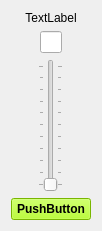
          <widget class="QWidget" name="layoutWidget_33">
           <property name="geometry">
            <rect>
             <x>20</x>
             <y>20</y>
             <width>91</width>
             <height>231</height>
            </rect>
           </property>
           <layout class="QVBoxLayout" name="verticalLayout0_6">
            <item>
             <widget class="QLabel" name="NameLaser_35">
              <property name="text">
               <string>TextLabel</string>
              </property>
              <property name="alignment">
               <set>Qt::AlignCenter</set>
              </property>
             </widget>
            </item>
            <item>
             <layout class="QHBoxLayout" name="horizontalLayout_82" stretch="0,0,0">
              <property name="spacing">
               <number>0</number>
              </property>
              <item>
               <spacer name="horizontalSpacer_101">
                <property name="orientation">
                 <enum>Qt::Horizontal</enum>
                </property>
                <property name="sizeHint" stdset="0">
                 <size>
                  <width>40</width>
                  <height>20</height>
                 </size>
                </property>
               </spacer>
              </item>
              <item>
               <widget class="QLineEdit" name="EditIntensity_Laser_25">
                <property name="maximumSize">
                 <size>
                  <width>30</width>
                  <height>16777215</height>
                 </size>
                </property>
                <property name="alignment">
                 <set>Qt::AlignCenter</set>
                </property>
               </widget>
              </item>
              <item>
               <spacer name="horizontalSpacer_102">
                <property name="orientation">
                 <enum>Qt::Horizontal</enum>
                </property>
                <property name="sizeHint" stdset="0">
                 <size>
                  <width>40</width>
                  <height>20</height>
                 </size>
                </property>
               </spacer>
              </item>
             </layout>
            </item>
            <item>
             <layout class="QHBoxLayout" name="horizontalLayout_83">
              <property name="topMargin">
               <number>0</number>
              </property>
              <item>
               <spacer name="horizontalSpacer_103">
                <property name="orientation">
                 <enum>Qt::Horizontal</enum>
                </property>
                <property name="sizeHint" stdset="0">
                 <size>
                  <width>40</width>
                  <height>20</height>
                 </size>
                </property>
               </spacer>
              </item>
              <item>
               <widget class="QSlider" name="SliderLaser_25">
                <property name="orientation">
                 <enum>Qt::Vertical</enum>
                </property>
                <property name="tickPosition">
                 <enum>QSlider::TicksBothSides</enum>
                </property>
                <property name="tickInterval">
                 <number>10</number>
                </property>
               </widget>
              </item>
              <item>
               <spacer name="horizontalSpacer_104">
                <property name="orientation">
                 <enum>Qt::Horizontal</enum>
                </property>
                <property name="sizeHint" stdset="0">
                 <size>
                  <width>40</width>
                  <height>20</height>
                 </size>
                </property>
               </spacer>
              </item>
             </layout>
            </item>
            <item>
             <widget class="QPushButton" name="PushLaser_25">
              <property name="palette">
               <palette>
                <active>
                 <colorrole role="WindowText">
                  <brush brushstyle="SolidPattern">
                   <color alpha="255">
                    <red>0</red>
                    <green>0</green>
                    <blue>0</blue>
                   </color>
                  </brush>
                 </colorrole>
                 <colorrole role="Button">
                  <brush brushstyle="SolidPattern">
                   <color alpha="255">
                    <red>170</red>
                    <green>255</green>
                    <blue>0</blue>
                   </color>
                  </brush>
                 </colorrole>
                 <colorrole role="Light">
                  <brush brushstyle="SolidPattern">
                   <color alpha="255">
                    <red>213</red>
                    <green>255</green>
                    <blue>127</blue>
                   </color>
                  </brush>
                 </colorrole>
                 <colorrole role="Midlight">
                  <brush brushstyle="SolidPattern">
                   <color alpha="255">
                    <red>191</red>
                    <green>255</green>
                    <blue>63</blue>
                   </color>
                  </brush>
                 </colorrole>
                 <colorrole role="Dark">
                  <brush brushstyle="SolidPattern">
                   <color alpha="255">
                    <red>85</red>
                    <green>127</green>
                    <blue>0</blue>
                   </color>
                  </brush>
                 </colorrole>
                 <colorrole role="Mid">
                  <brush brushstyle="SolidPattern">
                   <color alpha="255">
                    <red>113</red>
                    <green>170</green>
                    <blue>0</blue>
                   </color>
                  </brush>
                 </colorrole>
                 <colorrole role="Text">
                  <brush brushstyle="SolidPattern">
                   <color alpha="255">
                    <red>0</red>
                    <green>0</green>
                    <blue>0</blue>
                   </color>
                  </brush>
                 </colorrole>
                 <colorrole role="BrightText">
                  <brush brushstyle="SolidPattern">
                   <color alpha="255">
                    <red>255</red>
                    <green>255</green>
                    <blue>255</blue>
                   </color>
                  </brush>
                 </colorrole>
                 <colorrole role="ButtonText">
                  <brush brushstyle="SolidPattern">
                   <color alpha="255">
                    <red>0</red>
                    <green>0</green>
                    <blue>0</blue>
                   </color>
                  </brush>
                 </colorrole>
                 <colorrole role="Base">
                  <brush brushstyle="SolidPattern">
                   <color alpha="255">
                    <red>255</red>
                    <green>255</green>
                    <blue>255</blue>
                   </color>
                  </brush>
                 </colorrole>
                 <colorrole role="Window">
                  <brush brushstyle="SolidPattern">
                   <color alpha="255">
                    <red>170</red>
                    <green>255</green>
                    <blue>0</blue>
                   </color>
                  </brush>
                 </colorrole>
                 <colorrole role="Shadow">
                  <brush brushstyle="SolidPattern">
                   <color alpha="255">
                    <red>0</red>
                    <green>0</green>
                    <blue>0</blue>
                   </color>
                  </brush>
                 </colorrole>
                 <colorrole role="AlternateBase">
                  <brush brushstyle="SolidPattern">
                   <color alpha="255">
                    <red>212</red>
                    <green>255</green>
                    <blue>127</blue>
                   </color>
                  </brush>
                 </colorrole>
                 <colorrole role="ToolTipBase">
                  <brush brushstyle="SolidPattern">
                   <color alpha="255">
                    <red>255</red>
                    <green>255</green>
                    <blue>220</blue>
                   </color>
                  </brush>
                 </colorrole>
                 <colorrole role="ToolTipText">
                  <brush brushstyle="SolidPattern">
                   <color alpha="255">
                    <red>0</red>
                    <green>0</green>
                    <blue>0</blue>
                   </color>
                  </brush>
                 </colorrole>
                </active>
                <inactive>
                 <colorrole role="WindowText">
                  <brush brushstyle="SolidPattern">
                   <color alpha="255">
                    <red>0</red>
                    <green>0</green>
                    <blue>0</blue>
                   </color>
                  </brush>
                 </colorrole>
                 <colorrole role="Button">
                  <brush brushstyle="SolidPattern">
                   <color alpha="255">
                    <red>170</red>
                    <green>255</green>
                    <blue>0</blue>
                   </color>
                  </brush>
                 </colorrole>
                 <colorrole role="Light">
                  <brush brushstyle="SolidPattern">
                   <color alpha="255">
                    <red>213</red>
                    <green>255</green>
                    <blue>127</blue>
                   </color>
                  </brush>
                 </colorrole>
                 <colorrole role="Midlight">
                  <brush brushstyle="SolidPattern">
                   <color alpha="255">
                    <red>191</red>
                    <green>255</green>
                    <blue>63</blue>
                   </color>
                  </brush>
                 </colorrole>
                 <colorrole role="Dark">
                  <brush brushstyle="SolidPattern">
                   <color alpha="255">
                    <red>85</red>
                    <green>127</green>
                    <blue>0</blue>
                   </color>
                  </brush>
                 </colorrole>
                 <colorrole role="Mid">
                  <brush brushstyle="SolidPattern">
                   <color alpha="255">
                    <red>113</red>
                    <green>170</green>
                    <blue>0</blue>
                   </color>
                  </brush>
                 </colorrole>
                 <colorrole role="Text">
                  <brush brushstyle="SolidPattern">
                   <color alpha="255">
                    <red>0</red>
                    <green>0</green>
                    <blue>0</blue>
                   </color>
                  </brush>
                 </colorrole>
                 <colorrole role="BrightText">
                  <brush brushstyle="SolidPattern">
                   <color alpha="255">
                    <red>255</red>
                    <green>255</green>
                    <blue>255</blue>
                   </color>
                  </brush>
                 </colorrole>
                 <colorrole role="ButtonText">
                  <brush brushstyle="SolidPattern">
                   <color alpha="255">
                    <red>0</red>
                    <green>0</green>
                    <blue>0</blue>
                   </color>
                  </brush>
                 </colorrole>
                 <colorrole role="Base">
                  <brush brushstyle="SolidPattern">
                   <color alpha="255">
                    <red>255</red>
                    <green>255</green>
                    <blue>255</blue>
                   </color>
                  </brush>
                 </colorrole>
                 <colorrole role="Window">
                  <brush brushstyle="SolidPattern">
                   <color alpha="255">
                    <red>170</red>
                    <green>255</green>
                    <blue>0</blue>
                   </color>
                  </brush>
                 </colorrole>
                 <colorrole role="Shadow">
                  <brush brushstyle="SolidPattern">
                   <color alpha="255">
                    <red>0</red>
                    <green>0</green>
                    <blue>0</blue>
                   </color>
                  </brush>
                 </colorrole>
                 <colorrole role="AlternateBase">
                  <brush brushstyle="SolidPattern">
                   <color alpha="255">
                    <red>212</red>
                    <green>255</green>
                    <blue>127</blue>
                   </color>
                  </brush>
                 </colorrole>
                 <colorrole role="ToolTipBase">
                  <brush brushstyle="SolidPattern">
                   <color alpha="255">
                    <red>255</red>
                    <green>255</green>
                    <blue>220</blue>
                   </color>
                  </brush>
                 </colorrole>
                 <colorrole role="ToolTipText">
                  <brush brushstyle="SolidPattern">
                   <color alpha="255">
                    <red>0</red>
                    <green>0</green>
                    <blue>0</blue>
                   </color>
                  </brush>
                 </colorrole>
                </inactive>
                <disabled>
                 <colorrole role="WindowText">
                  <brush brushstyle="SolidPattern">
                   <color alpha="255">
                    <red>85</red>
                    <green>127</green>
                    <blue>0</blue>
                   </color>
                  </brush>
                 </colorrole>
                 <colorrole role="Button">
                  <brush brushstyle="SolidPattern">
                   <color alpha="255">
                    <red>170</red>
                    <green>255</green>
                    <blue>0</blue>
                   </color>
                  </brush>
                 </colorrole>
                 <colorrole role="Light">
                  <brush brushstyle="SolidPattern">
                   <color alpha="255">
                    <red>213</red>
                    <green>255</green>
                    <blue>127</blue>
                   </color>
                  </brush>
                 </colorrole>
                 <colorrole role="Midlight">
                  <brush brushstyle="SolidPattern">
                   <color alpha="255">
                    <red>191</red>
                    <green>255</green>
                    <blue>63</blue>
                   </color>
                  </brush>
                 </colorrole>
                 <colorrole role="Dark">
                  <brush brushstyle="SolidPattern">
                   <color alpha="255">
                    <red>85</red>
                    <green>127</green>
                    <blue>0</blue>
                   </color>
                  </brush>
                 </colorrole>
                 <colorrole role="Mid">
                  <brush brushstyle="SolidPattern">
                   <color alpha="255">
                    <red>113</red>
                    <green>170</green>
                    <blue>0</blue>
                   </color>
                  </brush>
                 </colorrole>
                 <colorrole role="Text">
                  <brush brushstyle="SolidPattern">
                   <color alpha="255">
                    <red>85</red>
                    <green>127</green>
                    <blue>0</blue>
                   </color>
                  </brush>
                 </colorrole>
                 <colorrole role="BrightText">
                  <brush brushstyle="SolidPattern">
                   <color alpha="255">
                    <red>255</red>
                    <green>255</green>
                    <blue>255</blue>
                   </color>
                  </brush>
                 </colorrole>
                 <colorrole role="ButtonText">
                  <brush brushstyle="SolidPattern">
                   <color alpha="255">
                    <red>85</red>
                    <green>127</green>
                    <blue>0</blue>
                   </color>
                  </brush>
                 </colorrole>
                 <colorrole role="Base">
                  <brush brushstyle="SolidPattern">
                   <color alpha="255">
                    <red>170</red>
                    <green>255</green>
                    <blue>0</blue>
                   </color>
                  </brush>
                 </colorrole>
                 <colorrole role="Window">
                  <brush brushstyle="SolidPattern">
                   <color alpha="255">
                    <red>170</red>
                    <green>255</green>
                    <blue>0</blue>
                   </color>
                  </brush>
                 </colorrole>
                 <colorrole role="Shadow">
                  <brush brushstyle="SolidPattern">
                   <color alpha="255">
                    <red>0</red>
                    <green>0</green>
                    <blue>0</blue>
                   </color>
                  </brush>
                 </colorrole>
                 <colorrole role="AlternateBase">
                  <brush brushstyle="SolidPattern">
                   <color alpha="255">
                    <red>170</red>
                    <green>255</green>
                    <blue>0</blue>
                   </color>
                  </brush>
                 </colorrole>
                 <colorrole role="ToolTipBase">
                  <brush brushstyle="SolidPattern">
                   <color alpha="255">
                    <red>255</red>
                    <green>255</green>
                    <blue>220</blue>
                   </color>
                  </brush>
                 </colorrole>
                 <colorrole role="ToolTipText">
                  <brush brushstyle="SolidPattern">
                   <color alpha="255">
                    <red>0</red>
                    <green>0</green>
                    <blue>0</blue>
                   </color>
                  </brush>
                 </colorrole>
                </disabled>
               </palette>
              </property>
              <property name="font">
               <font>
                <weight>75</weight>
                <bold>true</bold>
               </font>
              </property>
              <property name="text">
               <string>PushButton</string>
              </property>
             </widget>
            </item>
           </layout>
          </widget>
